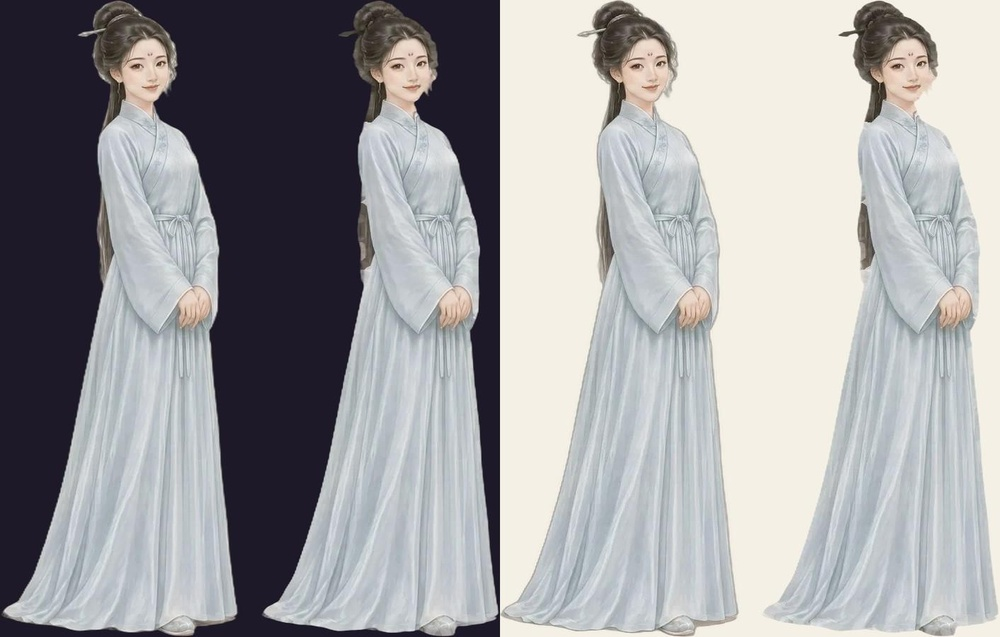
#> input picture dev/handover/reports/fig-cutout-clean/local-rim-fix-test-c05-ty3.jpg, 1000 x 637 px, shrunk from 1412 x 900 before the run
$ python recut.py ../local-rim-fix-test-c05-ty3.jpg
#> lines starting #> are read from the running program, lines starting #| are printed output that depends on the picture
import sys,numpy as np, cv2
from PIL import Image
for p in sys.argv[1:]:
    im=np.array(Image.open(p).convert('RGBA')).astype(np.float32)
    a=im[...,3]
#> a: shape (637, 1000) float32; every value is 255
    er=cv2.erode((a>0).astype(np.uint8),np.ones((3,3),np.uint8))>0
#> er: shape (637, 1000) bool; every value is 1
    inner=cv2.erode((a>200).astype(np.uint8),np.ones((5,5),np.uint8))>0
    band=(~er)|((a<255)&~inner)
#> band: shape (637, 1000) bool; every value is 0
    _,lbl=cv2.distanceTransformWithLabels((~inner).astype(np.uint8),cv2.DIST_L2,3,labelType=cv2.DIST_LABEL_PIXEL)
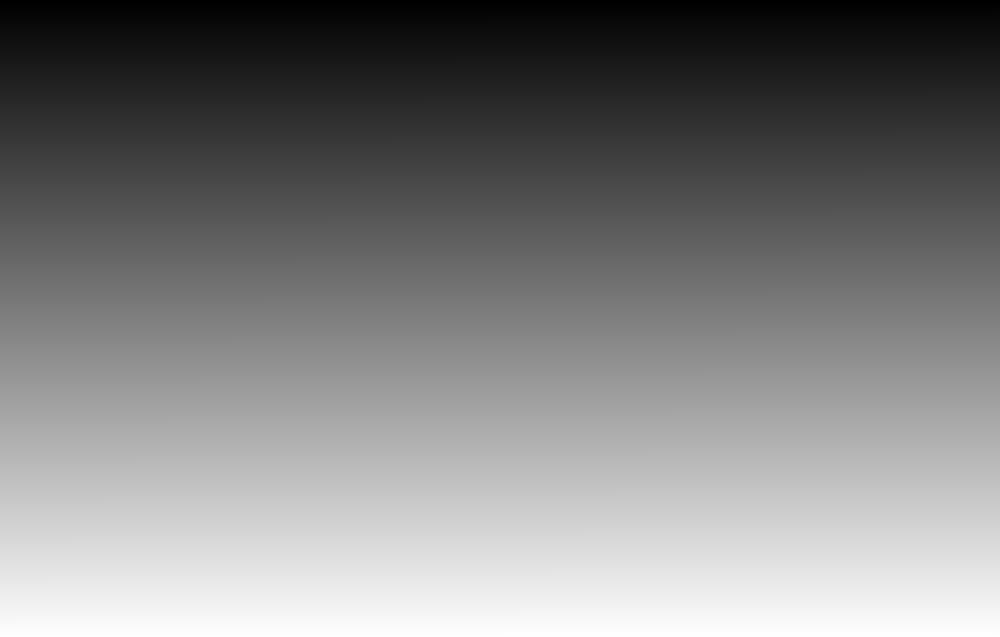
#> lbl: shape (637, 1000) int32; min 1, max 637000, mean 318500.5; drawn with min black and max white
    ys,xs=np.nonzero(inner); order=np.zeros((lbl.max()+1,2),int); order[lbl[inner]]=np.stack([ys,xs],1)
    near=order[lbl]; rgb=im[...,:3].copy(); m=band&(a>0)
    rgb[m]=im[near[...,0],near[...,1],:3][m]
    a2=a.copy(); a2[~er]=0
    Image.fromarray(np.dstack([rgb,a2]).clip(0,255).astype(np.uint8)).save(p,quality=92,method=6)
